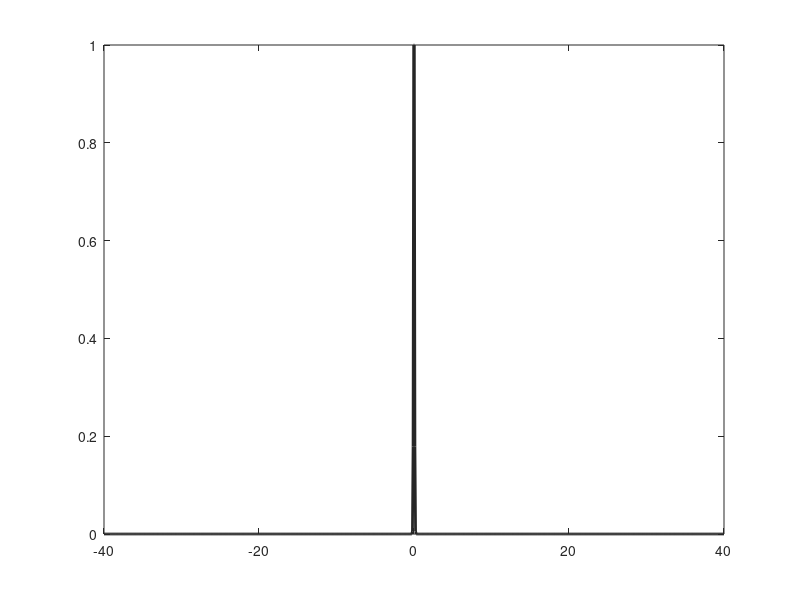

Source code (MATLAB): (Note: this script raises an error after producing the figure.)
clc; clear; close all;

%%
errors_deg = [0.1 0.2 0.5 1 2 5];
errors_rad = errors_deg * pi/180;
sigma_ = errors_rad;

r = 5e-3;

fc = 6.5e6;
c = 1540;
lambda_ = c/fc;
k_ = 2*pi/lambda_;

height = 5e-3;

z_f_ = [3 6]*1e-2;
y_f = 0e-3;

num_syn = 7;
delta_alpha = (60/127)*pi/180
alpha_max = delta_alpha*(num_syn-1);
deg_max = alpha_max*180/pi

y_axis = linspace(-40e-3, 40e-3, 1000);

%% y-axis
width_theory = zeros(numel(z_f_), numel(sigma_));
interpn_yaxis = linspace(-40e-3, 40e-3, 10000);
z_idxx = 1;
for z_idx = z_f_
    z_f = z_idx;
    
    figure(50+round(z_f*1e2));
    for s_idx = 1:numel(sigma_)
        sigma_tmp = sigma_(s_idx);
        c_0 = sigma_tmp * sqrt(2*pi*z_f/(z_f-1j*k_*(z_f+r)*r*sigma_tmp^2)); % c_2
        q_ = 1j*k_*(r*(y_axis-y_f))/z_f - ((k_*sigma_tmp*r)^2)*y_axis*(z_f+r)/(z_f*(z_f-1j*k_*sigma_tmp^2*(z_f+r)*r)); % q_2
        p_ = (k_*sigma_tmp*r)^2*(z_f+r)^2/(2*z_f*(z_f - 1j*k_*(sigma_tmp^2)*(z_f+r)*r)); % q_1
        r_ = 1j*k_*(y_axis.^2-y_f^2)/(2*z_f) + (k_*sigma_tmp*r*y_axis).^2/(2*z_f*(z_f-1j*k_*(sigma_tmp^2)*(z_f+r)*r)); % q_3
        E_h = abs(c_0 * exp(0.25*(q_.^2)/p_-r_) * sqrt(pi*(1-exp(-0.25*p_*alpha_max^2))/p_)/(sigma_tmp*sqrt(2*pi)));
        
        plot(y_axis*1e3, E_h/max(E_h), 'LineWidth',2, 'color', [0.15 0.15 0.15]*s_idx); hold on; % cartesian view
        
        %% probability width calculation
        norm_Eh = E_h/max(E_h);
        norm_Eh = interpn(y_axis, norm_Eh, interpn_yaxis, 'linear');
        peak_idx = find(norm_Eh == 1 , 1, 'first');
        left_ = norm_Eh(1:peak_idx-1);
        right_ = norm_Eh(peak_idx+1:end);
        
        y_left = interpn_yaxis(1:peak_idx-1);
        y_right = interpn_yaxis(peak_idx+1:end);
        
        left_half = find(left_ >= 0.5, 1, 'first');
        right_half = find(right_ >= 0.5, 1, 'last');
        
        width_theory(z_idxx, s_idx) = (y_right(right_half) - y_left(left_half))*1e3;
        
    end
    hold off; %grid on;
%     legend('\sigma = 0.1\circ', '\sigma = 0.2\circ', '\sigma = 0.5\circ',...
%         '\sigma = 1\circ', '\sigma = 2\circ', '\sigma = 5\circ',...
%         'location', 'northeastoutside');
    %     xlabel('[ mm ]');
    xlim([-5 5]);
    %     ylabel('E[h(\epsilon)]'); title(['(y_f, z_f) : (' num2str(y_f*1e3) ', ' num2str(z_f*1e3) ')']);
    set(gca,'FontSize',14);
    set(gcf, 'Position', [-2868 666 560 420]);
    z_idxx = z_idxx + 1;
end
%% plot width
mean_width_theory = mean(width_theory);
% mean_width_theory = width_theory(1,:);
figure(11312); 
plot(errors_deg, mean_width_theory);

% correlation with experiment
depth_roi = [3 6 9];
mean_width_rsaf = mean(width_sa(depth_roi, :));

figure(123142);
plot(errors_deg, mean_width_theory, 'LineWidth', 2.5, 'color', 'k', 'Marker', 'square', 'MarkerSize',10); hold on;
plot(errors_deg, mean_width_rsaf, 'LineWidth', 2.5, 'color', 'b', 'Marker', 'v', 'MarkerSize',10); hold off;
legend('rSAF-CW', 'rSAF-PW');
%% radial-axis
rad_axis = linspace(-5, 5, 1000); % deg
for z_idx = z_f_
    z_f = z_idx;
    
    y_axis_ = tand(rad_axis) * z_f;
    
    figure(round(z_f*1e2)*10);
    for s_idx = 1:numel(sigma_)
        sigma_tmp = sigma_(s_idx);
        c_0 = sigma_tmp * sqrt(2*pi*z_f/(z_f-1j*k_*(z_f+r)*r*sigma_tmp^2)); % c_2
        q_ = 1j*k_*(r*(y_axis_-y_f))/z_f - ((k_*sigma_tmp*r)^2)*y_axis_*(z_f+r)/(z_f*(z_f-1j*k_*sigma_tmp^2*(z_f+r)*r)); % q_2
        p_ = (k_*sigma_tmp*r)^2*(z_f+r)^2/(2*z_f*(z_f - 1j*k_*(sigma_tmp^2)*(z_f+r)*r)); % q_1
        r_ = 1j*k_*(y_axis_.^2-y_f^2)/(2*z_f) + (k_*sigma_tmp*r*y_axis_).^2/(2*z_f*(z_f-1j*k_*(sigma_tmp^2)*(z_f+r)*r)); % q_3
        E_h = abs(c_0 * exp(0.25*(q_.^2)/p_-r_) * sqrt(pi*(1-exp(-0.25*p_*alpha_max^2))/p_)/(sigma_tmp*sqrt(2*pi)));
        
%         plot(y_axis_*1e3, E_h/max(E_h), 'LineWidth',2, 'color', [0.15 0.15 0.15]*s_idx); hold on; % cartesian view
        plot(rad_axis, E_h/max(E_h), 'LineWidth',2, 'color', [0.15 0.15 0.15]*s_idx); hold on; % radial view
    end
    hold off; grid on;
%     legend('\sigma = 0.1\circ', '\sigma = 0.2\circ', '\sigma = 0.5\circ',...
%         '\sigma = 1\circ', '\sigma = 2\circ', '\sigma = 5\circ',...
%         'location', 'northeastoutside');
    %     xlabel('[ mm ]');
    xlim([-5 5]);
    %     ylabel('E[h(\epsilon)]'); title(['(y_f, z_f) : (' num2str(y_f*1e3) ', ' num2str(z_f*1e3) ')']);
    set(gca,'FontSize',14);
    set(gcf, 'Position', [-2868 666 560 420]);
end

%% validation of Far-field approximation
r = 5e-3;
deg = 45; % degree
alpha_ = sind(deg);
beta_ = cosd(deg);

R = linspace(r, r+100e-3, 1000);

y = R*alpha_;
z = R*beta_;

% focal point
y_f = 0;
% z_f = linspace(0.01e-3, z_max, 1000);
z_f = 10e-3;

ground_truth = sqrt((y-r*alpha_).^2+(z-r*beta_).^2) - sqrt((y_f-r*alpha_).^2+(z_f-r*beta_).^2);

approximation = (z-r*beta_).*(1+0.5*((y-r*alpha_)./(z-r*beta_)).^2) - (z_f-r*beta_).*(1+0.5*((y_f-r*alpha_)./(z_f-r*beta_)).^2);
% approximation = (y.^2 - y_f^2)./(2*(z_f-r*beta_)) - (r*(y-y_f)*alpha_)./(z_f-r*beta_);

figure(1);
plot(R*1e3, ground_truth); hold on;
% plot(R*1e3, z-z_f, 'color', 'k');
plot(R*1e3, approximation); hold off;
xlabel('mm');grid on; %xlim([r*1e2+0.05 z_max*1e2]);
legend('ground truth', 'approximation');

%% 2D
r = 5e-3;
degrees = linspace(0, 45, 46); % degree
R = linspace(r, r+100e-3, 100);

% focal point
y_f = 0;
% z_f = linspace(0.01e-3, z_max, 1000);
z_f = 30e-3;

error_map = zeros(numel(R), numel(degrees));

for d_idx = 1:numel(degrees)
    deg = degrees(d_idx);
    
    alpha_ = sind(deg);
    beta_ = cosd(deg);
    
    y = R*alpha_;
    z = R*beta_;
    
    ground_truth = sqrt((y-r*alpha_).^2+(z-r*beta_).^2) - sqrt((y_f-r*alpha_).^2+(z_f-r*beta_).^2);
    
    approximation = (z-r*beta_).*(1+0.5*((y-r*alpha_)./(z-r*beta_)).^2) - (z_f-r*beta_).*(1+0.5*((y_f-r*alpha_)./(z_f-r*beta_)).^2);
    % approximation = (y.^2 - y_f^2)./(2*(z_f-r*beta_)) - (r*(y-y_f)*alpha_)./(z_f-r*beta_);
    
    error = abs(ground_truth - approximation)/lambda_;
    error_map(:,d_idx) = error;
end

figure(1);
imagesc(degrees, R*1e3, error_map); 
xlabel('\theta [\circ]'); ylabel('R [mm]');
colorbar; colormap jet;
set(gca, 'FontName', 'Times New Roman', 'FontSize', 14, 'FontWeight', 'bold');